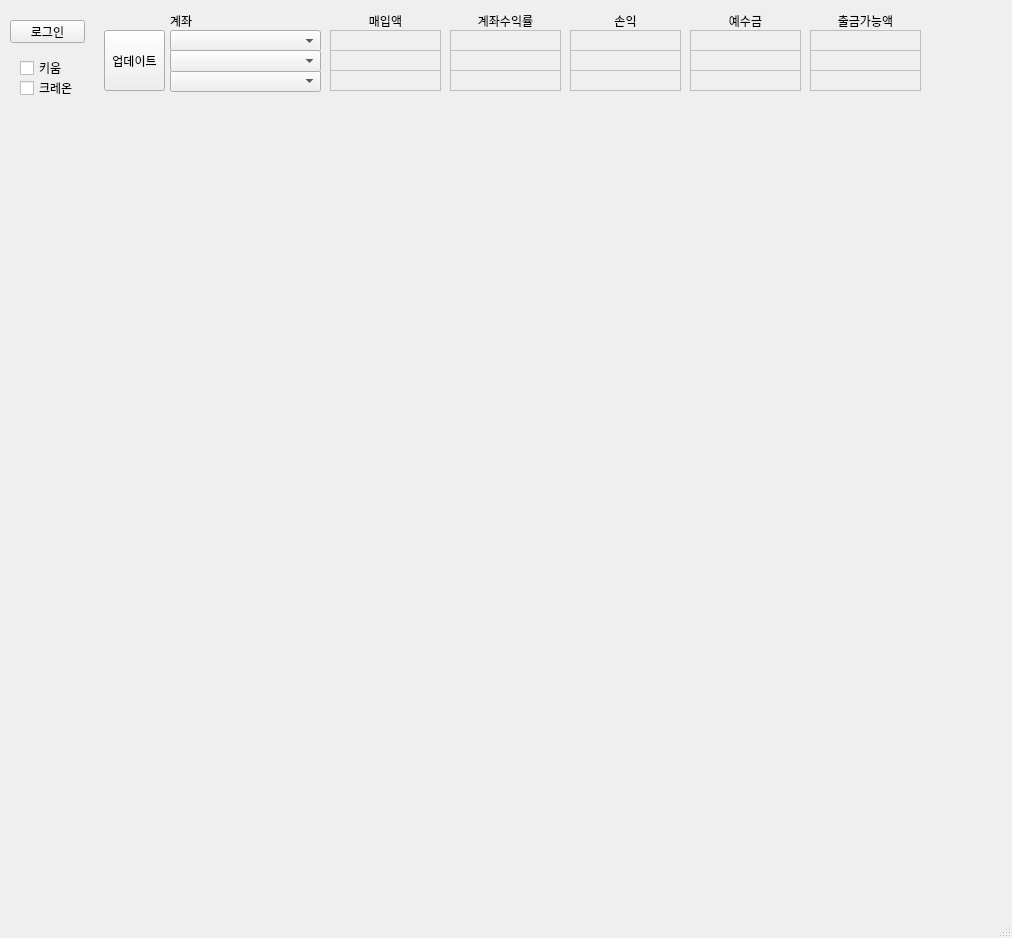
<?xml version="1.0" encoding="UTF-8"?>
<ui version="4.0">
 <class>MainWindow</class>
 <widget class="QMainWindow" name="MainWindow">
  <property name="geometry">
   <rect>
    <x>0</x>
    <y>0</y>
    <width>1012</width>
    <height>938</height>
   </rect>
  </property>
  <property name="windowTitle">
   <string>MainWindow</string>
  </property>
  <widget class="QWidget" name="centralwidget">
   <widget class="QPushButton" name="login_pbtn1">
    <property name="geometry">
     <rect>
      <x>10</x>
      <y>20</y>
      <width>75</width>
      <height>23</height>
     </rect>
    </property>
    <property name="text">
     <string>로그인</string>
    </property>
   </widget>
   <widget class="QCheckBox" name="checkBox">
    <property name="geometry">
     <rect>
      <x>20</x>
      <y>60</y>
      <width>71</width>
      <height>16</height>
     </rect>
    </property>
    <property name="text">
     <string>키움</string>
    </property>
   </widget>
   <widget class="QCheckBox" name="checkBox_2">
    <property name="geometry">
     <rect>
      <x>20</x>
      <y>80</y>
      <width>71</width>
      <height>16</height>
     </rect>
    </property>
    <property name="text">
     <string>크레온</string>
    </property>
   </widget>
   <widget class="QWidget" name="widget_2" native="true">
    <property name="geometry">
     <rect>
      <x>100</x>
      <y>0</y>
      <width>901</width>
      <height>101</height>
     </rect>
    </property>
    <widget class="QLabel" name="investamount3">
     <property name="enabled">
      <bool>false</bool>
     </property>
     <property name="geometry">
      <rect>
       <x>230</x>
       <y>70</y>
       <width>111</width>
       <height>21</height>
      </rect>
     </property>
     <property name="frameShape">
      <enum>QFrame::Panel</enum>
     </property>
     <property name="text">
      <string/>
     </property>
     <property name="alignment">
      <set>Qt::AlignRight|Qt::AlignTrailing|Qt::AlignVCenter</set>
     </property>
     <property name="margin">
      <number>1</number>
     </property>
    </widget>
    <widget class="QLabel" name="investamount1">
     <property name="enabled">
      <bool>false</bool>
     </property>
     <property name="geometry">
      <rect>
       <x>230</x>
       <y>30</y>
       <width>111</width>
       <height>21</height>
      </rect>
     </property>
     <property name="frameShape">
      <enum>QFrame::Panel</enum>
     </property>
     <property name="text">
      <string/>
     </property>
     <property name="alignment">
      <set>Qt::AlignRight|Qt::AlignTrailing|Qt::AlignVCenter</set>
     </property>
     <property name="margin">
      <number>1</number>
     </property>
    </widget>
    <widget class="QLabel" name="investamount2">
     <property name="enabled">
      <bool>false</bool>
     </property>
     <property name="geometry">
      <rect>
       <x>230</x>
       <y>50</y>
       <width>111</width>
       <height>21</height>
      </rect>
     </property>
     <property name="frameShape">
      <enum>QFrame::Panel</enum>
     </property>
     <property name="text">
      <string/>
     </property>
     <property name="alignment">
      <set>Qt::AlignRight|Qt::AlignTrailing|Qt::AlignVCenter</set>
     </property>
     <property name="margin">
      <number>1</number>
     </property>
    </widget>
    <widget class="QComboBox" name="acct2_2">
     <property name="enabled">
      <bool>true</bool>
     </property>
     <property name="geometry">
      <rect>
       <x>70</x>
       <y>70</y>
       <width>151</width>
       <height>22</height>
      </rect>
     </property>
     <property name="currentIndex">
      <number>-1</number>
     </property>
    </widget>
    <widget class="QComboBox" name="acct1">
     <property name="enabled">
      <bool>true</bool>
     </property>
     <property name="geometry">
      <rect>
       <x>70</x>
       <y>30</y>
       <width>151</width>
       <height>22</height>
      </rect>
     </property>
     <property name="currentIndex">
      <number>-1</number>
     </property>
    </widget>
    <widget class="QComboBox" name="acct2">
     <property name="enabled">
      <bool>true</bool>
     </property>
     <property name="geometry">
      <rect>
       <x>70</x>
       <y>50</y>
       <width>151</width>
       <height>22</height>
      </rect>
     </property>
     <property name="currentIndex">
      <number>-1</number>
     </property>
    </widget>
    <widget class="QLabel" name="withdraw3">
     <property name="enabled">
      <bool>false</bool>
     </property>
     <property name="geometry">
      <rect>
       <x>710</x>
       <y>70</y>
       <width>111</width>
       <height>21</height>
      </rect>
     </property>
     <property name="frameShape">
      <enum>QFrame::Panel</enum>
     </property>
     <property name="text">
      <string/>
     </property>
     <property name="alignment">
      <set>Qt::AlignRight|Qt::AlignTrailing|Qt::AlignVCenter</set>
     </property>
     <property name="margin">
      <number>1</number>
     </property>
    </widget>
    <widget class="QLabel" name="acct_rate1">
     <property name="enabled">
      <bool>false</bool>
     </property>
     <property name="geometry">
      <rect>
       <x>350</x>
       <y>30</y>
       <width>111</width>
       <height>21</height>
      </rect>
     </property>
     <property name="frameShape">
      <enum>QFrame::Panel</enum>
     </property>
     <property name="text">
      <string/>
     </property>
     <property name="alignment">
      <set>Qt::AlignRight|Qt::AlignTrailing|Qt::AlignVCenter</set>
     </property>
     <property name="margin">
      <number>1</number>
     </property>
    </widget>
    <widget class="QLabel" name="withdraw1">
     <property name="enabled">
      <bool>false</bool>
     </property>
     <property name="geometry">
      <rect>
       <x>710</x>
       <y>30</y>
       <width>111</width>
       <height>21</height>
      </rect>
     </property>
     <property name="frameShape">
      <enum>QFrame::Panel</enum>
     </property>
     <property name="text">
      <string/>
     </property>
     <property name="alignment">
      <set>Qt::AlignRight|Qt::AlignTrailing|Qt::AlignVCenter</set>
     </property>
     <property name="margin">
      <number>1</number>
     </property>
    </widget>
    <widget class="QLabel" name="acct_eval2">
     <property name="enabled">
      <bool>false</bool>
     </property>
     <property name="geometry">
      <rect>
       <x>470</x>
       <y>50</y>
       <width>111</width>
       <height>21</height>
      </rect>
     </property>
     <property name="frameShape">
      <enum>QFrame::Panel</enum>
     </property>
     <property name="text">
      <string/>
     </property>
     <property name="alignment">
      <set>Qt::AlignRight|Qt::AlignTrailing|Qt::AlignVCenter</set>
     </property>
     <property name="margin">
      <number>1</number>
     </property>
    </widget>
    <widget class="QLabel" name="deposit3">
     <property name="enabled">
      <bool>false</bool>
     </property>
     <property name="geometry">
      <rect>
       <x>590</x>
       <y>70</y>
       <width>111</width>
       <height>21</height>
      </rect>
     </property>
     <property name="frameShape">
      <enum>QFrame::Panel</enum>
     </property>
     <property name="text">
      <string/>
     </property>
     <property name="alignment">
      <set>Qt::AlignRight|Qt::AlignTrailing|Qt::AlignVCenter</set>
     </property>
     <property name="margin">
      <number>1</number>
     </property>
    </widget>
    <widget class="QLabel" name="withdraw2">
     <property name="enabled">
      <bool>false</bool>
     </property>
     <property name="geometry">
      <rect>
       <x>710</x>
       <y>50</y>
       <width>111</width>
       <height>21</height>
      </rect>
     </property>
     <property name="frameShape">
      <enum>QFrame::Panel</enum>
     </property>
     <property name="text">
      <string/>
     </property>
     <property name="alignment">
      <set>Qt::AlignRight|Qt::AlignTrailing|Qt::AlignVCenter</set>
     </property>
     <property name="margin">
      <number>1</number>
     </property>
    </widget>
    <widget class="QLabel" name="acct_eval3">
     <property name="enabled">
      <bool>false</bool>
     </property>
     <property name="geometry">
      <rect>
       <x>470</x>
       <y>70</y>
       <width>111</width>
       <height>21</height>
      </rect>
     </property>
     <property name="frameShape">
      <enum>QFrame::Panel</enum>
     </property>
     <property name="text">
      <string/>
     </property>
     <property name="alignment">
      <set>Qt::AlignRight|Qt::AlignTrailing|Qt::AlignVCenter</set>
     </property>
     <property name="margin">
      <number>1</number>
     </property>
    </widget>
    <widget class="QLabel" name="deposit1">
     <property name="enabled">
      <bool>false</bool>
     </property>
     <property name="geometry">
      <rect>
       <x>590</x>
       <y>30</y>
       <width>111</width>
       <height>21</height>
      </rect>
     </property>
     <property name="frameShape">
      <enum>QFrame::Panel</enum>
     </property>
     <property name="text">
      <string/>
     </property>
     <property name="alignment">
      <set>Qt::AlignRight|Qt::AlignTrailing|Qt::AlignVCenter</set>
     </property>
     <property name="margin">
      <number>1</number>
     </property>
    </widget>
    <widget class="QLabel" name="deposit2">
     <property name="enabled">
      <bool>false</bool>
     </property>
     <property name="geometry">
      <rect>
       <x>590</x>
       <y>50</y>
       <width>111</width>
       <height>21</height>
      </rect>
     </property>
     <property name="frameShape">
      <enum>QFrame::Panel</enum>
     </property>
     <property name="text">
      <string/>
     </property>
     <property name="alignment">
      <set>Qt::AlignRight|Qt::AlignTrailing|Qt::AlignVCenter</set>
     </property>
     <property name="margin">
      <number>1</number>
     </property>
    </widget>
    <widget class="QLabel" name="acct_rate3">
     <property name="enabled">
      <bool>false</bool>
     </property>
     <property name="geometry">
      <rect>
       <x>350</x>
       <y>70</y>
       <width>111</width>
       <height>21</height>
      </rect>
     </property>
     <property name="frameShape">
      <enum>QFrame::Panel</enum>
     </property>
     <property name="text">
      <string/>
     </property>
     <property name="alignment">
      <set>Qt::AlignRight|Qt::AlignTrailing|Qt::AlignVCenter</set>
     </property>
     <property name="margin">
      <number>1</number>
     </property>
    </widget>
    <widget class="QLabel" name="acct_eval1">
     <property name="enabled">
      <bool>false</bool>
     </property>
     <property name="geometry">
      <rect>
       <x>470</x>
       <y>30</y>
       <width>111</width>
       <height>21</height>
      </rect>
     </property>
     <property name="frameShape">
      <enum>QFrame::Panel</enum>
     </property>
     <property name="text">
      <string/>
     </property>
     <property name="alignment">
      <set>Qt::AlignRight|Qt::AlignTrailing|Qt::AlignVCenter</set>
     </property>
     <property name="margin">
      <number>1</number>
     </property>
    </widget>
    <widget class="QLabel" name="acct_rate2">
     <property name="enabled">
      <bool>false</bool>
     </property>
     <property name="geometry">
      <rect>
       <x>350</x>
       <y>50</y>
       <width>111</width>
       <height>21</height>
      </rect>
     </property>
     <property name="frameShape">
      <enum>QFrame::Panel</enum>
     </property>
     <property name="text">
      <string/>
     </property>
     <property name="alignment">
      <set>Qt::AlignRight|Qt::AlignTrailing|Qt::AlignVCenter</set>
     </property>
     <property name="margin">
      <number>1</number>
     </property>
    </widget>
    <widget class="QLabel" name="label">
     <property name="geometry">
      <rect>
       <x>70</x>
       <y>10</y>
       <width>31</width>
       <height>21</height>
      </rect>
     </property>
     <property name="text">
      <string>계좌</string>
     </property>
    </widget>
    <widget class="QLabel" name="label_3">
     <property name="geometry">
      <rect>
       <x>230</x>
       <y>10</y>
       <width>111</width>
       <height>21</height>
      </rect>
     </property>
     <property name="text">
      <string>매입액</string>
     </property>
     <property name="alignment">
      <set>Qt::AlignCenter</set>
     </property>
    </widget>
    <widget class="QLabel" name="label_2">
     <property name="geometry">
      <rect>
       <x>350</x>
       <y>10</y>
       <width>111</width>
       <height>21</height>
      </rect>
     </property>
     <property name="text">
      <string>계좌수익률</string>
     </property>
     <property name="alignment">
      <set>Qt::AlignCenter</set>
     </property>
    </widget>
    <widget class="QLabel" name="label_4">
     <property name="geometry">
      <rect>
       <x>470</x>
       <y>10</y>
       <width>111</width>
       <height>21</height>
      </rect>
     </property>
     <property name="text">
      <string>손익</string>
     </property>
     <property name="alignment">
      <set>Qt::AlignCenter</set>
     </property>
    </widget>
    <widget class="QLabel" name="label_10">
     <property name="geometry">
      <rect>
       <x>710</x>
       <y>10</y>
       <width>111</width>
       <height>21</height>
      </rect>
     </property>
     <property name="text">
      <string>출금가능액</string>
     </property>
     <property name="alignment">
      <set>Qt::AlignCenter</set>
     </property>
    </widget>
    <widget class="QLabel" name="label_11">
     <property name="geometry">
      <rect>
       <x>590</x>
       <y>10</y>
       <width>111</width>
       <height>21</height>
      </rect>
     </property>
     <property name="text">
      <string>예수금</string>
     </property>
     <property name="alignment">
      <set>Qt::AlignCenter</set>
     </property>
    </widget>
    <widget class="QPushButton" name="login_pbtn1_2">
     <property name="geometry">
      <rect>
       <x>4</x>
       <y>30</y>
       <width>61</width>
       <height>61</height>
      </rect>
     </property>
     <property name="text">
      <string>업데이트</string>
     </property>
    </widget>
   </widget>
  </widget>
  <widget class="QMenuBar" name="menubar">
   <property name="geometry">
    <rect>
     <x>0</x>
     <y>0</y>
     <width>1012</width>
     <height>21</height>
    </rect>
   </property>
  </widget>
  <widget class="QStatusBar" name="statusbar"/>
 </widget>
 <resources/>
 <connections/>
</ui>
